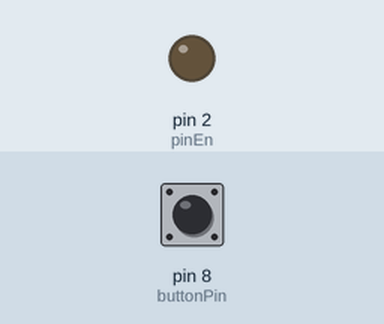
This sketch was run on a simulated Arduino Uno, built with avr-gcc and run on an emulated ATmega328P. Parts: output pins drawn as LEDs (lit = HIGH). The test bench sets the inputs (shaded band); at power-on: pin 8 (buttonPin) LOW. Pins used as bus, display or sensor lines are not drawn.

Above: at 1.4 s.
1.5 s: pin 8 (buttonPin) pulled HIGH for 0.35 s
At 3.1 s:
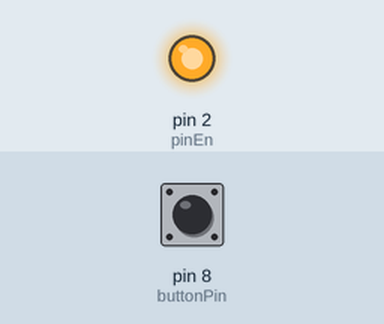
Timing chart, 0 to 4.9 s (numbered marks = the images above; inputs shaded):
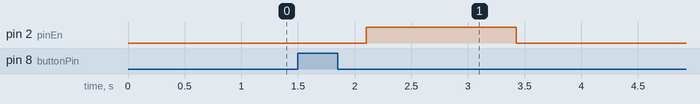

The sketch:

Temp_test_SMSD1.5.ino
```cpp
#include <Wire.h>

const int pinStep = 5;      // Pin connected to STEP
const int pinDir = 3;       // Pin Connected to DIR
const int buttonPin = 8;    // Button START Pin
const int pinEn = 2;
const int freeDelay = 10000; // Delay between rotations (ms)

int Count = 2; // Rotation count

int move_delay = 900;    // Delay metween steps (microsec)

const int steps_rotate_360 = 200; // Steps for 360 degree rotete (200 for 1.8 degree motors)
const int cassete_length = 24;

int Length = 150; // Initial length
int buttonState = 0; // State of button

void setup()
{

  pinMode(pinStep, OUTPUT);
  pinMode(buttonPin, INPUT);
  pinMode(pinEn, OUTPUT);
  digitalWrite(pinEn, LOW);

}

void loop()
{

  int steps = 0; // Steps for current rotation

  buttonState = digitalRead(buttonPin);
  Count = (Length*100)/cassete_length;

  delay(300);

  if (buttonState == HIGH) {

    steps = steps_rotate_360*Count/100 ;


    while (not digitalRead(buttonPin)) {
      digitalWrite(pinEn, HIGH);
      for(int i = 0; i < steps; i++)
          {

          digitalWrite(pinStep, LOW);
          delayMicroseconds(150);
          digitalWrite(pinStep, HIGH);
          delayMicroseconds(move_delay);
          }
      digitalWrite(pinEn, LOW);
      delay(freeDelay);
    }


  }
}
```

Measured:
- after the input at 1.5 s, pin 2 (pinEn): LOW → HIGH after 0.60 s, → LOW 1.3 s later
